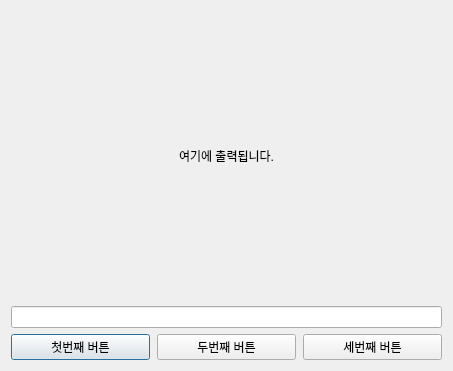
<?xml version="1.0" encoding="UTF-8"?>
<ui version="4.0">
 <class>Dialog</class>
 <widget class="QDialog" name="Dialog">
  <property name="geometry">
   <rect>
    <x>0</x>
    <y>0</y>
    <width>453</width>
    <height>371</height>
   </rect>
  </property>
  <property name="windowTitle">
   <string>Dialog</string>
  </property>
  <layout class="QVBoxLayout" name="verticalLayout">
   <item>
    <widget class="QLabel" name="label">
     <property name="minimumSize">
      <size>
       <width>200</width>
       <height>200</height>
      </size>
     </property>
     <property name="text">
      <string>여기에 출력됩니다.</string>
     </property>
     <property name="alignment">
      <set>Qt::AlignCenter</set>
     </property>
    </widget>
   </item>
   <item>
    <widget class="QLineEdit" name="lineEdit"/>
   </item>
   <item>
    <layout class="QHBoxLayout" name="horizontalLayout_3">
     <property name="spacing">
      <number>7</number>
     </property>
     <item>
      <widget class="QPushButton" name="pushButton">
       <property name="text">
        <string>첫번째 버튼</string>
       </property>
      </widget>
     </item>
     <item>
      <widget class="QPushButton" name="pushButton_2">
       <property name="text">
        <string>두번째 버튼</string>
       </property>
      </widget>
     </item>
     <item>
      <widget class="QPushButton" name="pushButton_3">
       <property name="text">
        <string>세번째 버튼</string>
       </property>
      </widget>
     </item>
    </layout>
   </item>
  </layout>
 </widget>
 <resources/>
 <connections>
  <connection>
   <sender>pushButton</sender>
   <signal>clicked()</signal>
   <receiver>Dialog</receiver>
   <slot>slot_1st()</slot>
   <hints>
    <hint type="sourcelabel">
     <x>112</x>
     <y>290</y>
    </hint>
    <hint type="destinationlabel">
     <x>109</x>
     <y>340</y>
    </hint>
   </hints>
  </connection>
  <connection>
   <sender>pushButton_2</sender>
   <signal>clicked()</signal>
   <receiver>Dialog</receiver>
   <slot>slot_2nd()</slot>
   <hints>
    <hint type="sourcelabel">
     <x>231</x>
     <y>303</y>
    </hint>
    <hint type="destinationlabel">
     <x>232</x>
     <y>348</y>
    </hint>
   </hints>
  </connection>
  <connection>
   <sender>pushButton_3</sender>
   <signal>clicked()</signal>
   <receiver>Dialog</receiver>
   <slot>slot_3rd()</slot>
   <hints>
    <hint type="sourcelabel">
     <x>353</x>
     <y>298</y>
    </hint>
    <hint type="destinationlabel">
     <x>362</x>
     <y>349</y>
    </hint>
   </hints>
  </connection>
  <connection>
   <sender>lineEdit</sender>
   <signal>textChanged(QString)</signal>
   <receiver>Dialog</receiver>
   <slot>label_action()</slot>
   <hints>
    <hint type="sourcelabel">
     <x>197</x>
     <y>222</y>
    </hint>
    <hint type="destinationlabel">
     <x>190</x>
     <y>252</y>
    </hint>
   </hints>
  </connection>
 </connections>
 <slots>
  <slot>slot_1st()</slot>
  <slot>slot_2nd()</slot>
  <slot>slot_3rd()</slot>
  <slot>label_action()</slot>
 </slots>
</ui>
